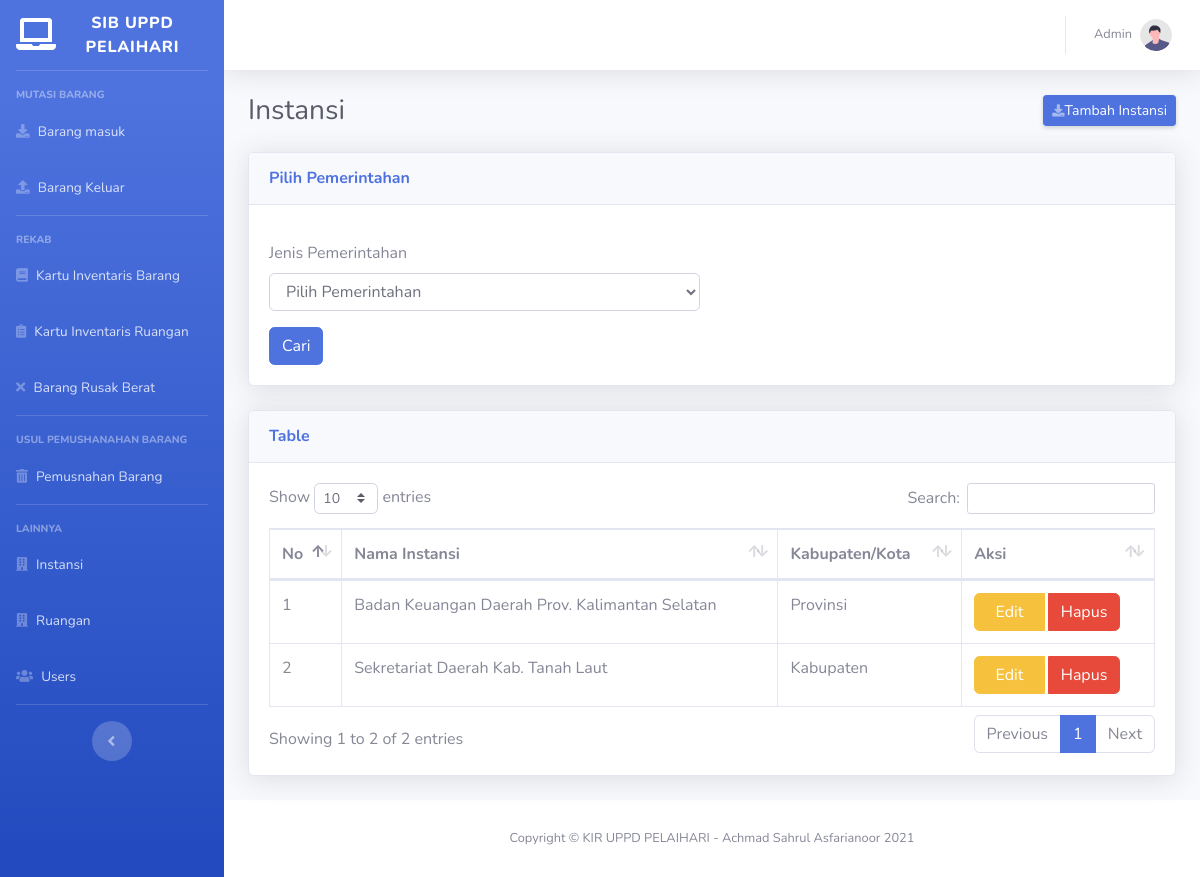
The page / on the database its author committed.
### tables this page shows
CREATE TABLE `tb_instansi` (
  `id_instansi` int(3) NOT NULL,
  `nama_instansi` varchar(100) DEFAULT NULL,
  `kabupaten_kota` varchar(50) DEFAULT NULL
);

### application/controllers/Instansi.php (called while the page is built, shortened)
<?php
	class Instansi extends CI_Controller{
		function __construct()
		{
			$this->load->model('instansi_model');
		}
		public function index()
		{
			$kabupaten_kota = $this->input->get('kabupaten_kota', TRUE);
			if ($kabupaten_kota) {
				$data['instansi'] = $this->instansi_model->cari($kabupaten_kota);
				$data['selected_kabupaten_kota'] = $kabupaten_kota;
			} else {
				$data['instansi']=$this->instansi_model->get_data();
			}
			$this->load->view('template/sidebar');
			$this->load->view('template/header');
			$this->load->view('instansi/view_data', $data);
			$this->load->view('template/footer');
		}
	}

### index.php (called while the page is built, shortened)
<?php
require_once BASEPATH.'core/CodeIgniter.php';

### application/models/Instansi_model.php (called while the page is built, shortened)
<?php
	class Instansi_model extends CI_Model{
		public function get_data(){
			return $this->db->get("tb_instansi")->result();
		}
	}

### application/views/instansi/view_data.php (the view, shortened to what this page needs)
               <div class="container-fluid">
                   <div class="d-sm-flex align-items-center justify-content-between mb-4">
                        <h1 class="h3 mb-0 text-gray-800">Instansi</h1>
                        <a href="<?php echo base_url('ruangan/tambah');?>" class="d-none d-sm-inline-block btn btn-sm btn-primary shadow-sm"><i
                                class="fas fa-download fa-sm text-white-50"></i>Tambah Instansi</a>
                    </div>
 <div class="card shadow mb-4">
     <div class="card-header py-3">
         <h6 class="m-0 font-weight-bold text-primary">Pilih Pemerintahan</h6>
     </div>
     <div class="card-body">
     <div class="row">
			<div class="col-md-6">
				<div class="panel panel-primary">
					<div class="panel-body">
						<form action="<?= site_url("Instansi") ?>" method="get" class="mt-3">
							<div class="form-group">
								<label for="nama">Jenis Pemerintahan</label>
								<select name="kabupaten_kota" required class="form-control">
									<option value="">Pilih Pemerintahan</option>
 >								</select>
							</div>
                          <input type="submit" class="btn btn-primary" value="Cari"></div>
						</div>
					</div>
				</div>
			</div>
		</div>
 <div class="card shadow mb-4">
     <div class="card-header py-3">
         <h6 class="m-0 font-weight-bold text-primary">Table</h6>
     </div>
     <div class="card-body">
         <div class="table-responsive">
             <table class="table table-bordered" id="dataTable" width="100%" cellspacing="0">
                 <thead>
                     <tr>
                         <th>No</th>
                         <th>Nama Instansi</th>
                         <th>Kabupaten/Kota</th>
                         <th>Aksi</th>
                     </tr>
                 </thead>
                 <tbody>
                <?php
					$no = 1;
					foreach($instansi as $row) {
                ?>
                    <tr>
                        <td><?= $no++ ?></td>
                        <td><?= $row->nama_instansi ?></td>
                        <td><?= $row->kabupaten_kota ?></td>
                        <td>
                            <div class='btn-group'>
                                <a
                                    href="<?= site_url('ruangan/ubah/'.$row->id_instansi) ?>"
                                    class="btn btn-warning">&nbsp; Edit &nbsp;</a> &nbsp;
                                <a
                                    href="<?= site_url('ruangan/hapus/'.$row->id_instansi) ?>"
						            class='btn btn-danger'
                                    onclick="return confirm('Ingin menghapus data ini?')">Hapus</a>
                            </div>
                        </td>
                    </tr>
                <?php } ?>
                 </tbody>
             </table>
         </div>
     </div>
 </div>
</div>
</div>

### rows shown on the page
tb_instansi: nama_instansi "Badan Keuangan Daerah Prov. Kalimantan Selatan", kabupaten_kota "Provinsi"
tb_instansi: nama_instansi "Sekretariat Daerah Kab. Tanah Laut", kabupaten_kota "Kabupaten"
